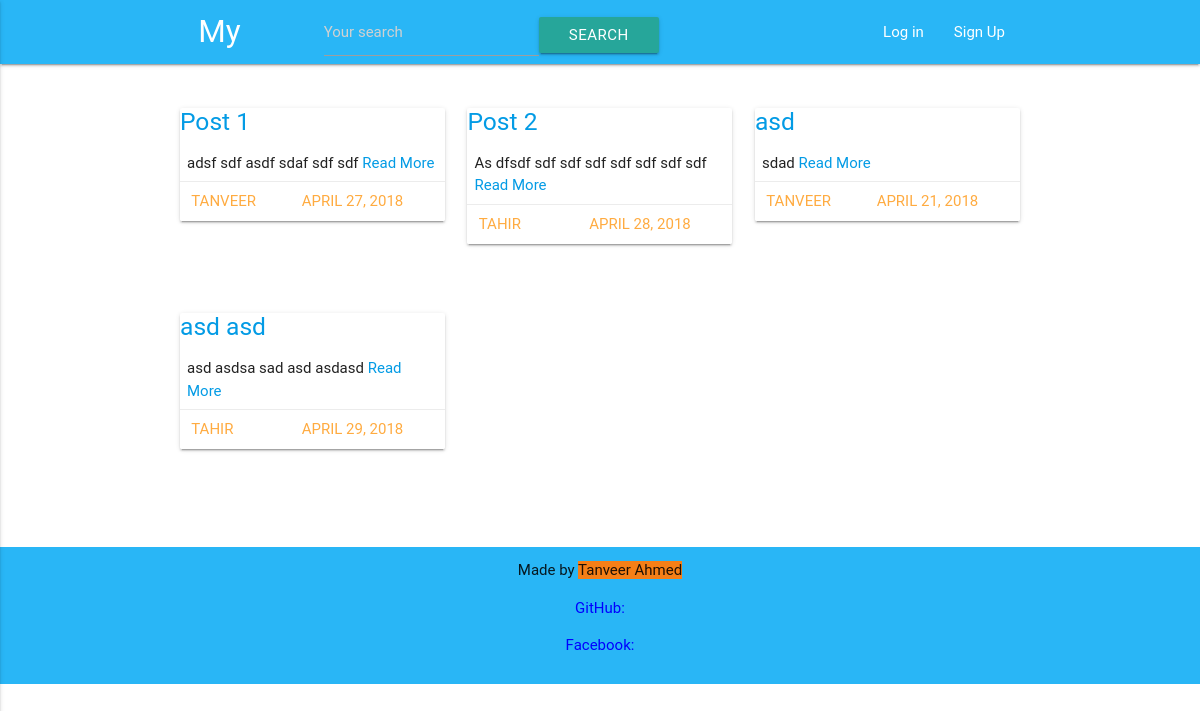
The page / on the database its author committed.
### posts/models.py (models this page shows, shortened)
class Post(models.Model):
    user = models.ForeignKey(settings.AUTH_USER_MODEL, on_delete=models.CASCADE, related_name="posts")
    users = models.ManyToManyField(User)
    created = models.DateTimeField(auto_now_add=True)
    title = models.CharField(max_length=120)
    title_html = models.TextField(editable=False)
    content = models.TextField()
    draft = models.BooleanField(default=False)
    publish = models.DateField(auto_now=False,auto_now_add=False,)
    slug = models.SlugField(unique=True)

### posts/views.py (the view)
# urls.py: url(r'^$', HomeView.as_view(), name='home'),
class HomeView(TemplateView):
    template_name = 'posts/post_list.html'
    def get(self, request):
        posts = Post.objects.all().order_by('-created')
        users = User.objects.exclude(id=request.user.id)
        args = {
            'posts': posts, 'users': users
        }
        return render(request, self.template_name, args)

### posts/templates/posts/post_list.html (shortened to what this page needs)
{% extends "posts/layout.html" %}
{% block post_content %}
</div>
<div class="row">
	{% for post in posts %}
		{% include "posts/_post.html" %}
{% if forloop.counter|divisibleby:3 and not forloop.last %}
        </div><br><div class="row">
      {% endif %}
	{% endfor %}
</div>
{% endblock %}

### posts/templates/posts/layout.html (shortened to what this page needs)
{% load staticfiles %}
<!DOCTYPE html>
<html>
<head>
  <link href="{% static 'css/materialize.css' %}" type="text/css" rel="stylesheet" media="screen,projection"/>
  <link href="css/style.css" type="text/css" rel="stylesheet" media="screen,projection"/>
  <link rel="stylesheet" type="text/css" href="{% static 'css/style.css' %}">
  <link rel="stylesheet" href="https://cdn.jsdelivr.net/simplemde/latest/simplemde.min.css">
</head>
<body>
	  <nav class="light-blue lighten-1" role="navigation">
    <div class="container">
    <div class="row">
  <div class="col s2">
    <div class="nav-wrapper container"><a id="logo-container" href="{% url 'posts:all' %}" class="brand-logo">My App</a>
    </div></div>
      <div class="col s6">
         {% include "search_form.html" %}
       </div>
         <div class="col s4">
      <ul class="right hide-on-med-and-down">
       {% if user.is_authenticated %}
        <li>  <a class="navbar-text navbar-right" href="{% url 'posts:profile' user.username %}">{{ user.username }}</a> </li>
        	<li><a href="{% url 'logout' %}"> Logout </a></li>
       {% else %}
       		<li> <a href="{% url 'login' %}">Log in </a></li>
           <li> <a href="{% url 'signup' %}">Sign Up </a></li>
       {% endif %}
      </ul>
    </div>
</div>
  </nav>
<div class="posts-page">
	<div class="container">
		<div class="row">
			{% block post_content %}{% endblock %}
		</div>
	</div>
 {% block footer %}
<footer class="light-blue lighten-1" role="navigation">
<div class="footer-copyright">
      <div class="container">
        <div class="row center">
      Made by <span class="#f57f17 yellow darken-4">   Tanveer Ahmed  </span>
      <p>  <a href="https://github.com/tanveerahmad1517/"> GitHub: </a> </p>
      <p>  <a href="https://www.facebook.com/tanveerahmadst"> Facebook: </a> </p>
      </div>
    </div>
  </div>
</footer>
{% endblock footer %}
</body>
</html>

### templates/search_form.html
 <form id='navbar-search-form' class="navbar-form navbar-left" method='GET' action='{% url "search" %}'>
        <div class="form-group">
            <input class="form-control" type='text' name='q' placeholder='Your search' value='{{ request.GET.q }}'/>
            </div>
        <input class="btn btn-default" type='submit' value='Search'/>
</form>

### posts/templates/posts/_post.html
{% load humanize %}
{% load static from staticfiles %}
 <div class="col s12 m4">
   <div class="card">
 <div class="card-image">
        <h5>
           <a href="{% url 'posts:detail' post.slug post.pk %}">
			 {{ post.title }} </a>
        </h5>
 </div>
<div class="card-content">
            <p> {{ post.content|slice:"100" }}<a href="{% url 'posts:detail' post.slug post.pk %}"> Read More </a></p>
</div>
 <div class="card-action">
 	<div class="col s5">
<a href="{% url 'account:view_profile_with_pk' pk=post.user.pk %}">
                {{ post.user }}
            </a>
</div>
        	<div class="col s7">
          <time class="time"><a href="{%url 'posts:detail' post.slug post.pk  %}">{{ post.publish }}</a></time>
        </div>
</div>
</div></div>

### posts/static/css/style.css (style rules this page uses)
.footer-copyright { padding: 12px 0px 12px 0px; }
.footer-copyright a { color: blue; }
input.btn.btn-default { float: left; margin-top: 17px; }
.form-group { float: left !important; }
.nav-wrapper { background: #29b6f6 !important; }
.card .card-content { padding: 7px !important; }
.footer-copyright { margin-top: 83px; }
.row.center { margin-bottom: 0px !important; }
.footer-copyright { margin-bottom: 0px !important; }
.card-action { padding: 8px 0px 31px 0px !important; }

### rows shown on the page
Post: title "Post 1", content "adsf sdf asdf sdaf sdf sdf", user "TANVEER", publish "APRIL 27, 2018"
Post: title "Post 2", content "As dfsdf sdf sdf sdf sdf sdf sdf sdf", user "TAHIR", publish "APRIL 28, 2018"
Post: title "asd", content "sdad", user "TANVEER", publish "APRIL 21, 2018"
Post: title "asd asd", content "asd asdsa sad asd asdasd", user "TAHIR", publish "APRIL 29, 2018"
